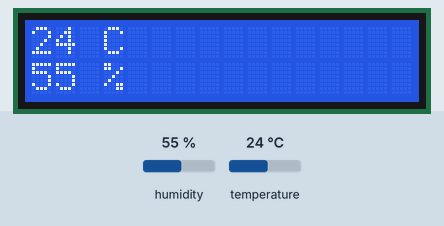
This sketch was run on a simulated Arduino Uno, built with avr-gcc and run on an emulated ATmega328P. Parts: 16×2 character LCD. Inputs (shaded band) come from the test bench; at power-on: humidity 55 %, temperature 24 °C. What the sketch prints to the serial monitor is not drawn.

Above: at 1.2 s.
1.3 s: humidity set to 22 %
At 2.3 s:
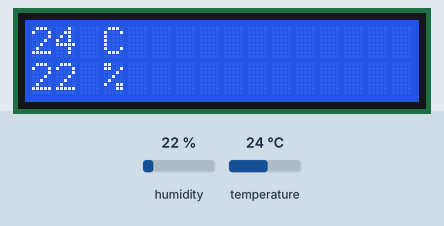
2.9 s: temperature set to 12 °C
At 4.0 s:
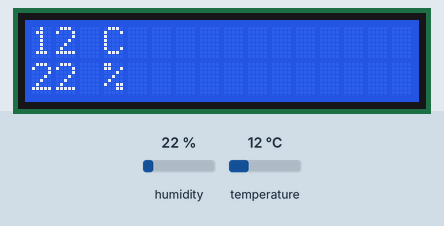
4.4 s: humidity set to 40 %
At 5.7 s:
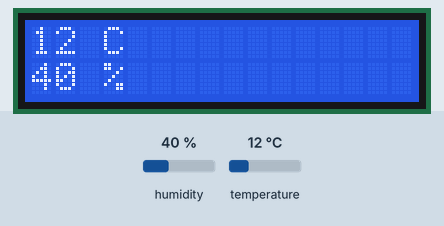
6.0 s: temperature set to 19 °C
At 6.3 s:
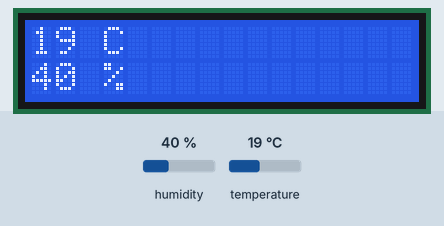
Timing chart, 0 to 8.5 s (numbered marks = the images above; inputs shaded):
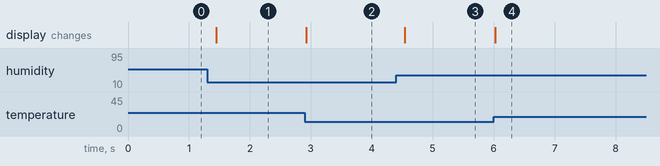

Measured:
- after the input at 1.3 s, the display: changes after 0.15 s (image 1)
- after the input at 2.9 s, the display: changes at once (image 2)
- after the input at 4.4 s, the display: changes after 0.15 s (image 3)
- after the input at 6.0 s, the display: changes at once (image 4)

The sketch:

lcd-temp.ino
```cpp
#include <LiquidCrystal_I2C.h>
#include <Wire.h>
#include <SimpleDHT.h>

LiquidCrystal_I2C lcd(0x3F, 16, 2);

int pinDHT11 = 8;
SimpleDHT11 dht11;

void setup() {
  Serial.begin(9600);
  lcd.init();
  lcd.backlight();
}

void loop() {
  byte temperature = 0;
  byte humidity = 0;
  if (dht11.read(pinDHT11, &temperature, &humidity, NULL)) {
    Serial.println("Read DHT11 failed");
    return;
  }
  int t = (float) temperature;
  int h = (float) humidity;

  Serial.print(t); Serial.print(" C, ");
  Serial.print(h); Serial.println(" %");

  lcd.setCursor(0, 0); lcd.print(t);
  lcd.setCursor(2, 0); lcd.print(" C");

  lcd.setCursor(0, 1); lcd.print(h);
  lcd.setCursor(2, 1); lcd.print(" %");

  delay(100);
}
```
